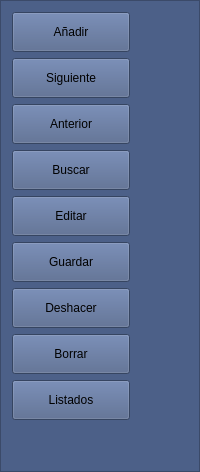
    <widget class="QFrame" name="frame_16">
     <property name="styleSheet">
      <string notr="true">background: #4c6088</string>
     </property>
     <property name="frameShape">
      <enum>QFrame::StyledPanel</enum>
     </property>
     <property name="frameShadow">
      <enum>QFrame::Raised</enum>
     </property>
     <layout class="QVBoxLayout" name="verticalLayout_3">
      <item>
       <layout class="QVBoxLayout" name="verticalLayout">
        <item>
         <widget class="QPushButton" name="botAnadir">
          <property name="minimumSize">
           <size>
            <width>115</width>
            <height>40</height>
           </size>
          </property>
          <property name="maximumSize">
           <size>
            <width>118</width>
            <height>16777215</height>
           </size>
          </property>
          <property name="text">
           <string>Añadir</string>
          </property>
          <property name="icon">
           <iconset resource="terra.qrc">
            <normaloff>:/Icons/PNG/add.png</normaloff>:/Icons/PNG/add.png</iconset>
          </property>
          <property name="iconSize">
           <size>
            <width>24</width>
            <height>24</height>
           </size>
          </property>
         </widget>
        </item>
        <item>
         <widget class="QPushButton" name="botSiguiente">
          <property name="minimumSize">
           <size>
            <width>115</width>
            <height>40</height>
           </size>
          </property>
          <property name="maximumSize">
           <size>
            <width>118</width>
            <height>16777215</height>
           </size>
          </property>
          <property name="text">
           <string>Siguiente</string>
          </property>
          <property name="icon">
           <iconset resource="terra.qrc">
            <normaloff>:/Icons/PNG/Next.png</normaloff>:/Icons/PNG/Next.png</iconset>
          </property>
          <property name="iconSize">
           <size>
            <width>24</width>
            <height>24</height>
           </size>
          </property>
         </widget>
        </item>
        <item>
         <widget class="QPushButton" name="botAnterior">
          <property name="minimumSize">
           <size>
            <width>115</width>
            <height>40</height>
           </size>
          </property>
          <property name="maximumSize">
           <size>
            <width>118</width>
            <height>16777215</height>
           </size>
          </property>
          <property name="text">
           <string>Anterior</string>
          </property>
          <property name="icon">
           <iconset resource="terra.qrc">
            <normaloff>:/Icons/PNG/Previous.png</normaloff>:/Icons/PNG/Previous.png</iconset>
          </property>
          <property name="iconSize">
           <size>
            <width>24</width>
            <height>24</height>
           </size>
          </property>
         </widget>
        </item>
        <item>
         <widget class="QPushButton" name="botBuscar">
          <property name="minimumSize">
           <size>
            <width>115</width>
            <height>40</height>
           </size>
          </property>
          <property name="maximumSize">
           <size>
            <width>118</width>
            <height>16777215</height>
           </size>
          </property>
          <property name="text">
           <string>Buscar</string>
          </property>
          <property name="icon">
           <iconset resource="terra.qrc">
            <normaloff>:/Icons/PNG/search.png</normaloff>:/Icons/PNG/search.png</iconset>
          </property>
          <property name="iconSize">
           <size>
            <width>24</width>
            <height>24</height>
           </size>
          </property>
         </widget>
        </item>
        <item>
         <widget class="QPushButton" name="botEditar">
          <property name="minimumSize">
           <size>
            <width>115</width>
            <height>40</height>
           </size>
          </property>
          <property name="maximumSize">
           <size>
            <width>118</width>
            <height>16777215</height>
           </size>
          </property>
          <property name="text">
           <string>Editar</string>
          </property>
          <property name="icon">
           <iconset resource="terra.qrc">
            <normaloff>:/Icons/PNG/edit.png</normaloff>:/Icons/PNG/edit.png</iconset>
          </property>
          <property name="iconSize">
           <size>
            <width>24</width>
            <height>24</height>
           </size>
          </property>
         </widget>
        </item>
        <item>
         <widget class="QPushButton" name="botGuardar">
          <property name="minimumSize">
           <size>
            <width>115</width>
            <height>40</height>
           </size>
          </property>
          <property name="maximumSize">
           <size>
            <width>118</width>
            <height>16777215</height>
           </size>
          </property>
          <property name="text">
           <string>Guardar</string>
          </property>
          <property name="icon">
           <iconset resource="terra.qrc">
            <normaloff>:/Icons/PNG/Save.png</normaloff>:/Icons/PNG/Save.png</iconset>
          </property>
          <property name="iconSize">
           <size>
            <width>24</width>
            <height>24</height>
           </size>
          </property>
         </widget>
        </item>
        <item>
         <widget class="QPushButton" name="botDeshacer">
          <property name="minimumSize">
           <size>
            <width>115</width>
            <height>40</height>
           </size>
          </property>
          <property name="maximumSize">
           <size>
            <width>118</width>
            <height>16777215</height>
           </size>
          </property>
          <property name="text">
           <string>Deshacer</string>
          </property>
          <property name="icon">
           <iconset resource="terra.qrc">
            <normaloff>:/Icons/PNG/undo.png</normaloff>:/Icons/PNG/undo.png</iconset>
          </property>
          <property name="iconSize">
           <size>
            <width>24</width>
            <height>24</height>
           </size>
          </property>
         </widget>
        </item>
        <item>
         <widget class="QPushButton" name="botBorrar">
          <property name="minimumSize">
           <size>
            <width>115</width>
            <height>40</height>
           </size>
          </property>
          <property name="maximumSize">
           <size>
            <width>118</width>
            <height>16777215</height>
           </size>
          </property>
          <property name="text">
           <string>Borrar</string>
          </property>
          <property name="icon">
           <iconset resource="terra.qrc">
            <normaloff>:/Icons/PNG/Delete.png</normaloff>:/Icons/PNG/Delete.png</iconset>
          </property>
          <property name="iconSize">
           <size>
            <width>24</width>
            <height>24</height>
           </size>
          </property>
         </widget>
        </item>
        <item>
         <widget class="QPushButton" name="botListados">
          <property name="minimumSize">
           <size>
            <width>115</width>
            <height>40</height>
           </size>
          </property>
          <property name="maximumSize">
           <size>
            <width>118</width>
            <height>16777215</height>
           </size>
          </property>
          <property name="text">
           <string>Listados</string>
          </property>
          <property name="icon">
           <iconset resource="terra.qrc">
            <normaloff>:/Icons/PNG/List.png</normaloff>:/Icons/PNG/List.png</iconset>
          </property>
          <property name="iconSize">
           <size>
            <width>24</width>
            <height>24</height>
           </size>
          </property>
         </widget>
        </item>
        <item>
         <spacer name="verticalSpacer_3">
          <property name="orientation">
           <enum>Qt::Vertical</enum>
          </property>
          <property name="sizeHint" stdset="0">
           <size>
            <width>20</width>
            <height>40</height>
           </size>
          </property>
         </spacer>
        </item>
       </layout>
      </item>
     </layout>
    </widget>
